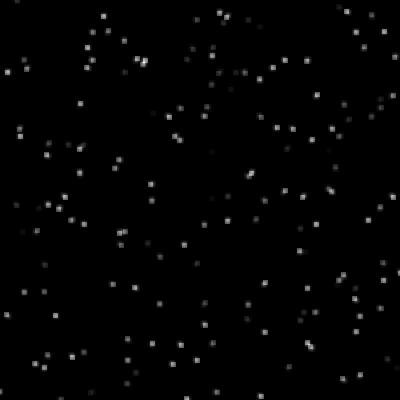
#> input picture gussian_conv.jpg, 400 x 400 px
$ jupyter execute create_training_dataset.ipynb
#> lines starting #> are read from the running program, lines starting #| are printed output that depends on the picture
### Crop Image into small chunks

[cell 1]
# from google.colab import drive
# drive.mount('/content/drive')

[cell 2]
# %cd drive/MyDrive/Code/Astronomy/Star_based_navigation

[cell 3]
import numpy as np
import matplotlib.pyplot as plt
from skimage import draw
import random
import pandas as pd
from PIL import Image
import csv
import sys

[cell 4]
def extract_sq(arr, n, side):

    arr_shape = arr.shape
    num = 0
    for i in range(n):
        x = random.randint(side/2, arr_shape[0]-side/2)
        y = random.randint(side/2, arr_shape[1]-side/2)

        square = arr[int(y-(side/2)) : int(y-(side/2))+side, int(x-(side/2)) : int(x-(side/2))+side]

        image_name = "Dataset/Train/s{}_({},{}).jpg".format(side, x,y)
        plt.imsave(image_name, square, cmap="gray")
        num+=1

    print("Saved {} images under Dataset/Train".format(num))

[cell 5]
def extract_sq_csv(arr, n, side):

    arr = arr[:,:,0]

    csv_data = []
    arr_shape = arr.shape

    for i in range(n):
        img_det = None
        x = random.randint(side/2, arr_shape[0]-side/2)
        y = random.randint(side/2, arr_shape[1]-side/2)

        square = arr[int(x-side/2) : int(x+side/2), int(y-side/2) : int(y+side/2)]
        img_det = np.array([x,y,square.flatten()], dtype=object)
        csv_data.append(img_det)

    csv_data = np.asarray(csv_data)
    csv_name = "Dataset/Train/s{}_train.csv".format(side)

    with np.printoptions(threshold=np.inf):
        np.savetxt(csv_name, csv_data, delimiter=',')

    return csv_data
    print("CSV file saved Successfully")

[cell 6]
img = Image.open("gussian_conv.jpg")
#> img is the input picture: PIL image 400x400 RGB; min 0, max 250, mean 3
img_arr = np.asarray(img)
img_arr.shape
#> Out = (400, 400, 3)

### Enter number of croped images and side of the croped image

[cell 7]
extract_sq(img_arr, 3*10**4, 64)
#> the loop in extract_sq, `for i in range(n):` made 30000 passes
#> pass 1, in extract_sq, `square = arr[int(y-(side/2)) : int(y-(side/2))+side, int(x-(side/2)) :..`:
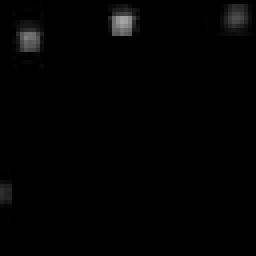
#> square: shape (64, 64, 3) (shown 4 times larger); min 0, max 167, mean 2.3
#> pass 2, in extract_sq, `square = arr[int(y-(side/2)) : int(y-(side/2))+side, int(x-(side/2)) :..`:
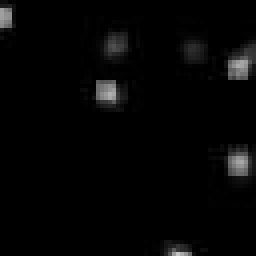
#> square: shape (64, 64, 3) (shown 4 times larger); min 0, max 195, mean 5.1
#> after the loop in extract_sq, `for i in range(n):`: num = 30000
#| Saved 30000 images under Dataset/Train
